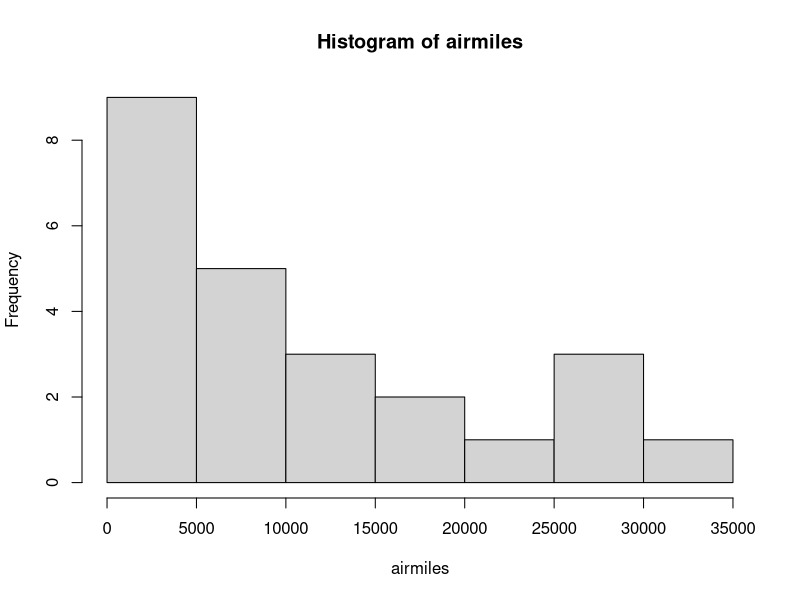

Recreate this plot in R.
## ---- chunk 1
#HOMEWORK 1 by Nick Videtti: I produced the work below with only help from the textbook and asynchronous material.




#Example 1: Using the material from this chapter and possibly other information that you look up, write a brief definition of these terms in your own words: mean, median, mode, variance, standard deviation, histogram, normal distribution, and Poisson distribution.

#mean - the sum of values divided by the number of values, also known as the average

#median - value of the middle observation when all observations are listed in order (average of two middle observations if there are an even number of observations)

#mode - most frequent value that occurs

#variance - average squared deviation from the mean

#standard deviation - square root of the average squared deviation from the mean, or square root of variance

#histogram - frequency plot that visualizes the distribution of data using bins that cover a range of values

#normal distribution - "bell curve" distribution where data are symmetrically distributed around the mean, with most values occurring at or near the mean

#Poisson distribution - distribution that models positive values where the shape of the distribution varies and is heavily influenced by its lambda value
##########################################################################################################################




#Exercise 3: Use the data() function to get a list of the data sets that are included with the basic installation of R: just type “data()” at the command line and press enter. Choose a data set from the list that contains at least one numeric variable—for example, the Bio‑ chemical Oxygen Demand (BOD) data set. Use the summary() command to summarize the variables in the data set you selected—for example, summary(BOD). Write a brief description of the mean and median of each numeric variable in the data set. Make sure you define what a “mean” and a “median” are, that is, the technical definition and practical meaning of each of these quantities.

data()

?WorldPhones

WorldPhones

summary(WorldPhones)

#We have data here that show the number of telephones in 8 different regions in the years 1951, 1956, 1957, 1958, 1959, 1960, and 1961. All 8 variables are numeric, and they are simply the number of telephones in each region.

#As we discussed in Exercise 1, mean is the sum of values divided by the number of values, also known as the average, and median is the value of the middle observation when all observations are listed in order (average of two middle observations if there are an even number of observations). 

#This tells us that the mean of each of these variables is the average number of telephones in each region over the 7 different years that we have data for. Also, the median of each of these variables is the middle value (when values are listed in order) for the number of telephones in each region over the 7 different years we have data for. For example, the mean of the Europe variable is the average number of telephones that were in Europe between 1951, 1956, 1957, 1958, 1959, 1960, and 1961, and the median of Europe is the middle value (if all values are listed in order) of the number of telephones that were in Europe between 1951, 1956, 1957, 1958, 1959, 1960, and 1961.
################################################################################################################




#Exercise 4: As in the previous exercise, use the data() function to get a list of the data sets that are included with the basic installation of R. Choose a data set that includes just one variable, for example, the LakeHuron data set (levels of Lake Huron in the years 1875 through 1972). Use the hist() command to create a histogram of the variable—for example, hist(LakeHuron). Describe the shape of the histogram in words. Which of the distribution types do you think these data fit most closely (e.g., normal, Poisson). Speculate on why your selected data may fit that distribution.

data()

airmiles

data.frame(airmiles)

?airmiles

hist(airmiles)

#These data appear to have a right-skewed distribution. The data also appear to be distributed only across positive values, and this distribution is certainly not anywhere close to symmetrical. For these reasons, these data seem to most closely fit Poisson distribution.
